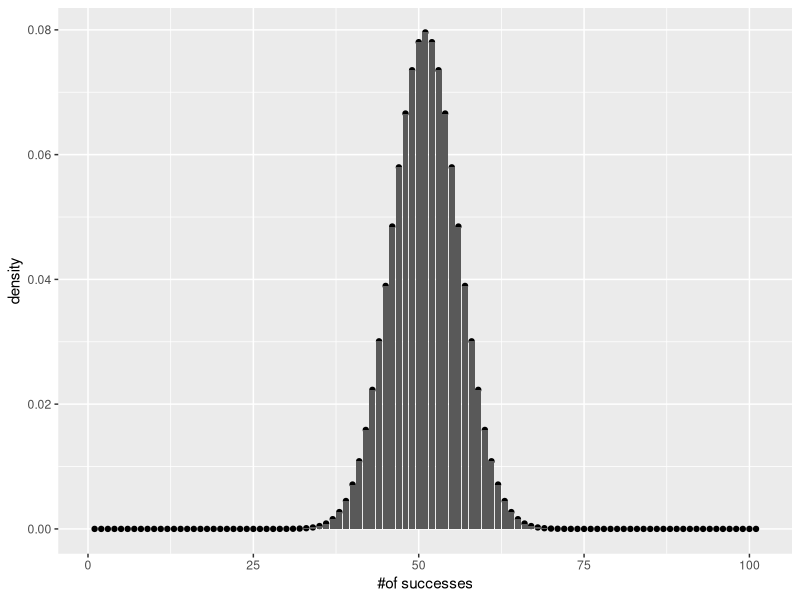
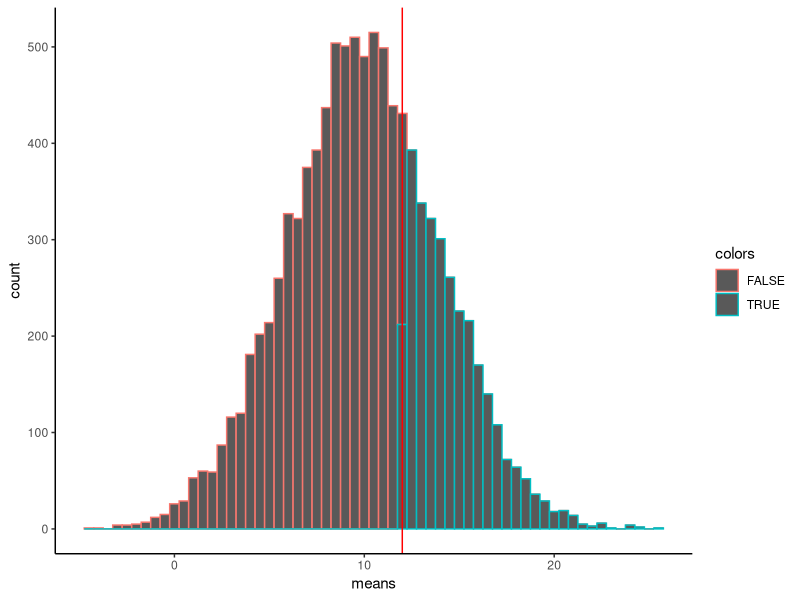
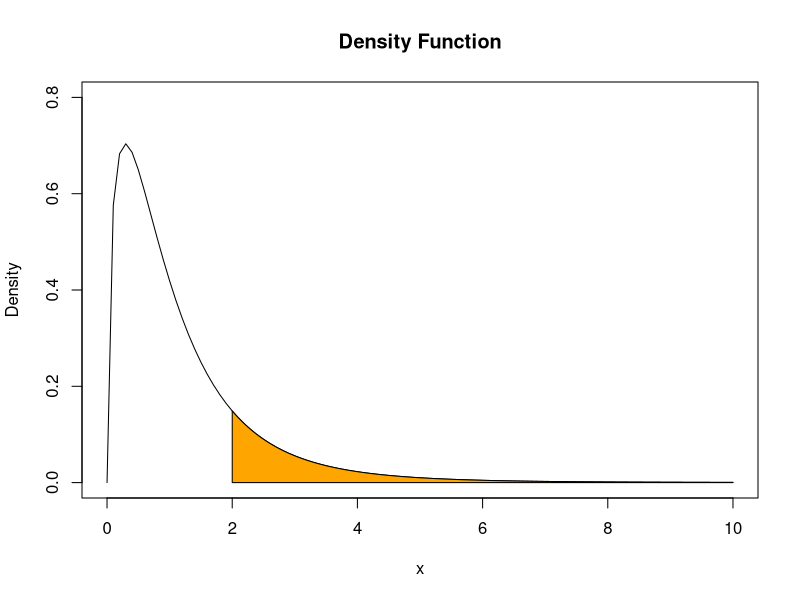
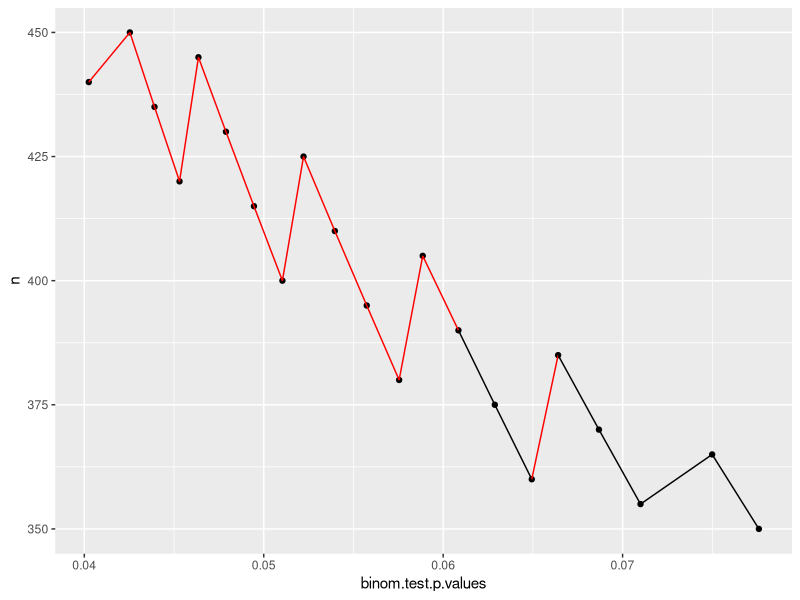

R code for these plots, in order:
## ---- chunk 1
knitr::opts_chunk$set(echo = TRUE)
## ---- chunk 2
binom.test(x=65, n=100, p=0.5, alternative = "greater")
## ---- chunk 3
test_results <- binom.test(x=65, n=100, p=0.5, alternative = "greater")

test_results$p.value

## ---- chunk 4

library(ggplot2)
qplot(y=dbinom(0:100, 100, .5))+
  geom_bar(stat='identity', position="dodge")+
  ylab('density')+
  xlab('#of successes')

sum(dbinom(0:100, 100, .5))

sum(dbinom(65:100, 100, .5))



## ---- chunk 5
binom.test(x=7, n=10, alternative = "greater")

## ---- chunk 6
coin_flips <- data.frame (number_of_heads = 0:10,
                          probability = dbinom(x=0:10, size=10, prob=.5),
                          cumulative=pbinom(0:10, size=10,prob=.5),
                          rev_cumulative = pbinom(-1:9,10,.5, lower.tail = FALSE))

knitr::kable(coin_flips)

## ---- chunk 7
task_designs <- data.frame (number_of_heads = 0:1,
                          probability = dbinom(x=0:1, size=1, prob=.5),
                          cumulative=pbinom(0:1, size=1,prob=.5),
                          rev_cumulative = pbinom(-1:0,1,.5, lower.tail = FALSE))

knitr::kable(task_designs)

## ---- chunk 8
task_designs <- data.frame (number_of_heads = 0:2,
                          probability = dbinom(x=0:2, size=2, prob=.5),
                          cumulative=pbinom(0:2, size=2,prob=.5),
                          rev_cumulative = pbinom(-1:1,1,.5, lower.tail = FALSE))

knitr::kable(task_designs)

## ---- chunk 9
task_designs <- data.frame (number_of_heads = 0:2,
                          probability = dbinom(x=0:2, size=2, prob=.5),
                          cumulative=pbinom(0:2, size=2,prob=.5),
                          rev_cumulative = pbinom(-1:1,1,.5, lower.tail = FALSE))

knitr::kable(task_designs)

## ---- chunk 10
task_designs <- data.frame (number_of_heads = 0:3,
                          probability = dbinom(x=0:3, size=3, prob=.5),
                          cumulative=pbinom(0:3, size=3,prob=.5),
                          rev_cumulative = pbinom(-1:2,3,.5, lower.tail = FALSE))

knitr::kable(task_designs)

## ---- chunk 11
binom.test(x=51, n=100, .5, alternative = "greater")

## ---- chunk 12
binom.test(x=5100, n=10000, .5, alternative = "greater")

## ---- chunk 13

binom_test1 <- binom.test(x=50*0.6, n=50, .5, alternative = "greater")

binom_test1 

p_value <- format(round(binom_test1$p.value, 4), nsmall = 2)
p_value_percent <- format(round(binom_test1$p.value*100, 2), nsmall = 2)

## ---- chunk 14
# adding color to a critical region

library(ggplot2)
library(dplyr)

sample_means <- replicate(10000, mean(rnorm(25,10,20)))

plot_df <- data.frame(sample = 1:10000,
                      means = sample_means) %>%
  mutate(colors = means >= 12)

ggplot(plot_df, aes(x=means))+
  geom_histogram(binwidth=.5, aes(color=colors))+
  geom_vline(xintercept=12, color="red")+
  theme_classic()

## ---- chunk 15
# define coordinate vectors for vertices of the polygon
x <- c(2, seq(2, 10, 0.01), 10)
y <- c(0, df(seq(2, 10, 0.01), 3, 14), 0)

# draw density of F_{3, 14}
curve(df(x ,3 ,14), 
      ylim = c(0, 0.8), 
      xlim = c(0, 10), 
      ylab = "Density",
      main = "Density Function")

# draw the polygon
polygon(x, y, col = "orange")

## ---- chunk 16

n <- c(seq(350, 450, 5)) # number of questions
x <- c()  # 55 percent from n
for(i in 1:length(n)){
  x[i] <- 0.55*n[i]
  as.integer(x[i])
  }
p <- 0.5 #probability of guessing correctly 

successes <- as.integer(x)

binom.test.p.values <- NULL
for (i in 1:length(n)){
 binom.test.p.values <- append(binom.test.p.values, binom.test(successes[i], n[i], p)$p.value)
}

dat <- data.frame (n, 
                   x,
                   binom.test.p.values)
dat


ggplot(dat, aes(binom.test.p.values, 
                n,
               group = 1))+
  geom_point()+
  geom_line(col=ifelse(binom.test.p.values<=0.05, "black", "red"))


